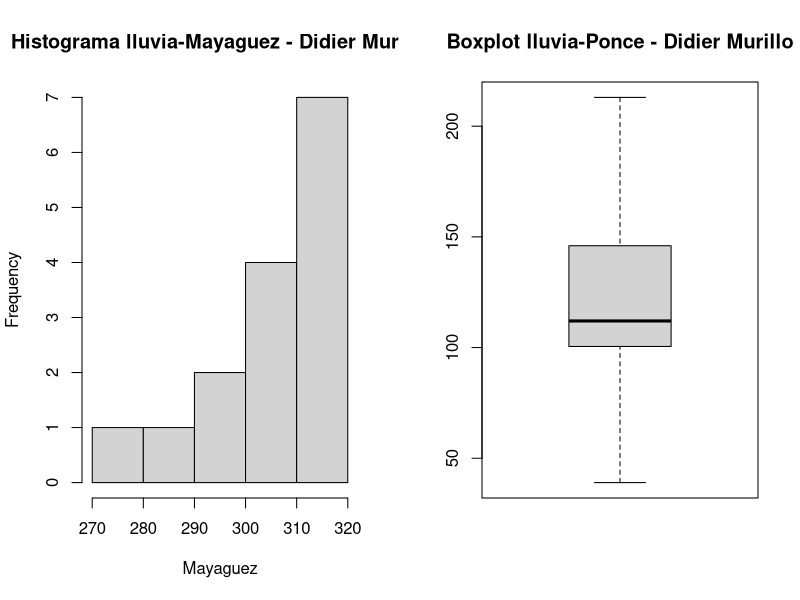
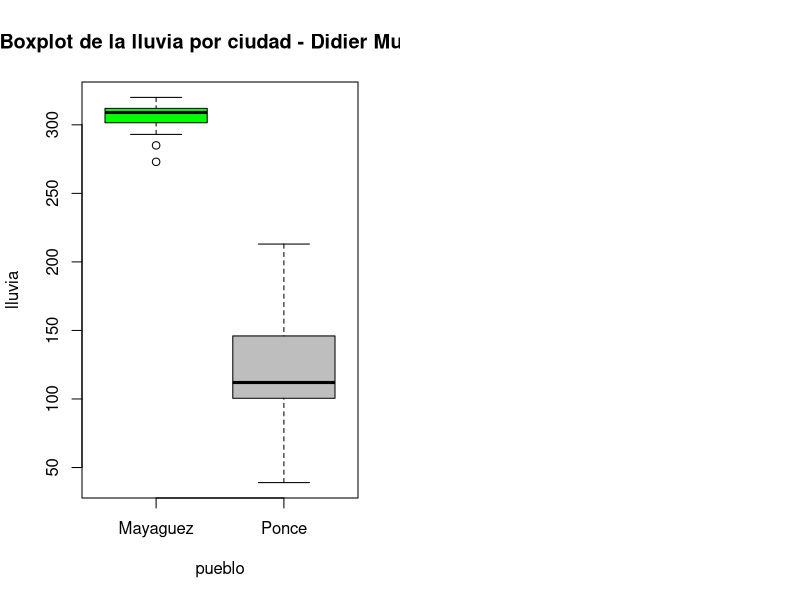

The R script that drew these images, in order:
## ---- chunk 1
knitr::opts_chunk$set(echo = TRUE)
## ---- chunk 2
Mayaguez <- c(311, 293, 285, 306, 311, 309, 313, 309, 320, 311, 319, 307, 320, 273, 297)
Ponce <- c(126, 141, 96, 159, 171, 213, 73, 101, 112, 100, 151, 39, 140, 108, 103)
par(mfrow = c(1,2))
hist(Mayaguez,main = "Histograma lluvia-Mayaguez - Didier Murillo")
boxplot(Ponce, main = "Boxplot lluvia-Ponce - Didier Murillo")
## ---- chunk 3
sd(Mayaguez)
## ---- chunk 4
sd(Ponce)
## ---- chunk 5
summary(Mayaguez)
## ---- chunk 6
summary(Ponce)
## ---- chunk 7
lluvia <- c(Mayaguez,Ponce)
pueblo <- c(rep("Mayaguez",15),rep("Ponce",15))
boxplot(lluvia ~ pueblo,col = c("green", "grey"), main = "Boxplot de la lluvia por ciudad - Didier Murillo")
